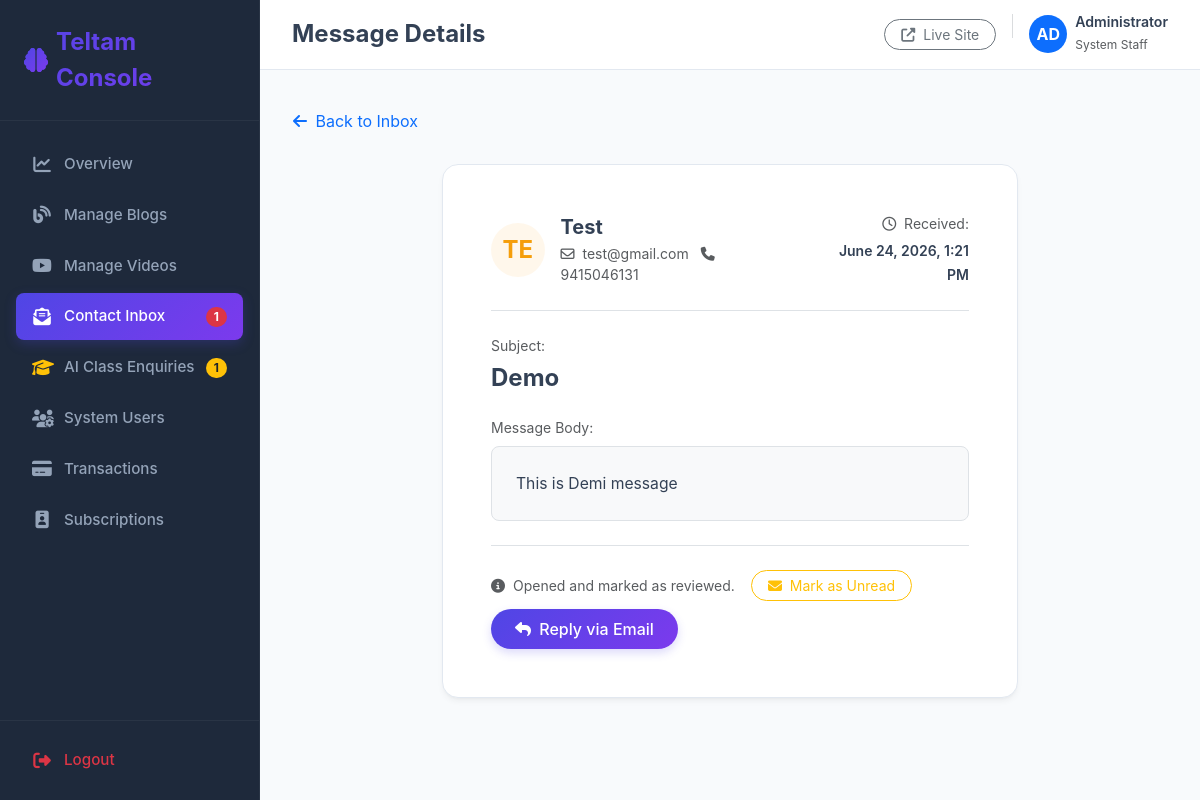
Page /dashboard/contacts/view/3/ (signed in) on the committed database.
### app/models.py (models this page shows, shortened)
class Contact(models.Model):
    name = models.CharField(max_length=150)
    email = models.EmailField()
    phone = models.CharField(max_length=50, blank=True, null=True)
    subject = models.CharField(max_length=255)
    message = models.TextField()
    is_read = models.BooleanField(default=False)
    created_date = models.DateTimeField(auto_now_add=True)
    class Meta:
        ordering = ['-created_date']

### app/views.py (the view)
# urls.py: path('dashboard/contacts/view/<int:pk>/', views.dashboard_contact_view, name='dashboard_contact_view'),
@staff_member_required(login_url='dashboard_login')
def dashboard_contact_view(request, pk):
    msg = get_object_or_404(Contact, pk=pk)
    if not msg.is_read:
        msg.is_read = True
        msg.save()
    context = {
        'msg': msg,
    }
    return render(request, 'dashboard/contact_view.html', context)

### app/context_processors.py (called while the page is built)
def dashboard_context(request):
    if request.user.is_authenticated and request.user.is_staff:
        return {
            'global_unread_messages_count': Contact.objects.filter(is_read=False).count(),
            'global_pending_enquiries_count': AIClassEnquiry.objects.filter(status='pending').count()
        }
    return {}

### templates/dashboard/contact_view.html (shortened to what this page needs)
{% extends 'dashboard/base.html' %}
{% block header_title %}Message Details{% endblock %}
{% block nav_contacts %}active{% endblock %}
{% block content %}
<div class="row">
    <div class="col-12">
        <a href="{% url 'dashboard_contact_list' %}" class="btn btn-link text-slate-600 text-decoration-none ps-0 mb-4">
            <i class="fas fa-arrow-left me-1"></i> Back to Inbox
        </a>
    </div>
</div>
<div class="row justify-content-center">
    <div class="col-lg-8">
        <div class="dashboard-card p-4 p-md-5">
            <div class="d-flex flex-column flex-md-row justify-content-between align-items-md-center border-bottom pb-4 mb-4 gap-3">
                <div class="d-flex align-items-center gap-3">
                    <div class="rounded-circle bg-amber-light text-amber d-flex align-items-center justify-content-center fw-bold fs-4" style="width: 54px; height: 54px;">
                        {{ msg.name|slice:":2"|upper }}
                    </div>
                    <div>
                        <h5 class="fw-bold mb-1 text-slate-800">{{ msg.name }}</h5>
                        <p class="mb-0 text-muted small">
                            <span class="me-2"><i class="far fa-envelope me-1"></i> {{ msg.email }}</span>
                            {% if msg.phone %}
                            <span><i class="fas fa-phone me-1"></i> {{ msg.phone }}</span>
                            {% endif %}
                        </p>
                    </div>
                </div>
                <div class="text-md-end">
                    <span class="text-muted small d-block mb-1"><i class="far fa-clock me-1"></i> Received:</span>
                    <span class="fw-semibold text-slate-700 small">{{ msg.created_date|date:"F d, Y, g:i A" }}</span>
                </div>
            </div>
            <div class="mb-4">
                <span class="text-muted small d-block mb-2">Subject:</span>
                <h4 class="fw-bold text-slate-800 mb-4">{{ msg.subject }}</h4>
                <span class="text-muted small d-block mb-2">Message Body:</span>
                <div class="p-4 rounded-3 border bg-light text-slate-800" style="white-space: pre-wrap; line-height: 1.6; font-size: 0.98rem;">{{ msg.message }}</div>
            </div>
            <div class="border-top pt-4 d-flex flex-wrap gap-2 justify-content-between align-items-center">
                <div class="d-flex align-items-center gap-2">
                    <span class="small text-muted"><i class="fas fa-circle-info me-1"></i> Opened and marked as reviewed.</span>
                    <a href="{% url 'dashboard_contact_mark_unread' msg.pk %}" class="btn btn-sm btn-outline-warning rounded-pill px-3 ms-2">
                        <i class="fas fa-envelope me-1"></i> Mark as Unread
                    </a>
                </div>
                <a href="mailto:{{ msg.email }}?subject=Re: {{ msg.subject|urlencode }}" class="btn btn-brand-primary rounded-pill px-4">
                    <i class="fas fa-reply me-1"></i> Reply via Email
                </a>
            </div>
        </div>
    </div>
</div>
{% endblock %}

### templates/dashboard/base.html (shortened to what this page needs)
{% load static %}
<!DOCTYPE html>
<html lang="en">
<head>
    <link href="https://cdn.jsdelivr.net/npm/bootstrap@5.3.2/dist/css/bootstrap.min.css" rel="stylesheet">
    <link href="https://cdnjs.cloudflare.com/ajax/libs/font-awesome/6.4.2/css/all.min.css" rel="stylesheet">
</head>
<body>
    <div class="sidebar" id="sidebar">
        <div>
            <div class="sidebar-brand d-flex align-items-center gap-2">
                <i class="fas fa-brain fs-4 text-primary" style="background: var(--brand-gradient); -webkit-background-clip: text; -webkit-text-fill-color: transparent;"></i>
                <span class="fw-bold fs-4 text-white">Teltam Console</span>
            </div>
            <ul class="sidebar-menu">
                <li class="sidebar-item {% block nav_home %}{% endblock %}">
                    <a href="{% url 'dashboard_home' %}" class="sidebar-link">
                        <i class="fas fa-chart-line"></i>
                        <span>Overview</span>
                    </a>
                </li>
                <li class="sidebar-item {% block nav_blogs %}{% endblock %}">
                    <a href="{% url 'dashboard_blog_list' %}" class="sidebar-link">
                        <i class="fas fa-blog"></i>
                        <span>Manage Blogs</span>
                    </a>
                </li>
                <li class="sidebar-item {% block nav_videos %}{% endblock %}">
                    <a href="{% url 'dashboard_video_list' %}" class="sidebar-link">
                        <i class="fab fa-youtube"></i>
                        <span>Manage Videos</span>
                    </a>
                </li>
                <li class="sidebar-item {% block nav_contacts %}{% endblock %}">
                    <a href="{% url 'dashboard_contact_list' %}" class="sidebar-link d-flex align-items-center justify-content-between">
                        <div class="d-flex align-items-center">
                            <i class="fas fa-envelope-open-text"></i>
                            <span>Contact Inbox</span>
                        </div>
                        {% if global_unread_messages_count > 0 %}
                            <span class="badge bg-danger rounded-pill px-2 py-1" style="font-size: 0.75rem;">{{ global_unread_messages_count }}</span>
                        {% endif %}
                    </a>
                </li>
                <li class="sidebar-item {% block nav_ai_enquiries %}{% endblock %}">
                    <a href="{% url 'dashboard_ai_class_enquiry_list' %}" class="sidebar-link d-flex align-items-center justify-content-between">
                        <div class="d-flex align-items-center">
                            <i class="fas fa-graduation-cap text-warning"></i>
                            <span>AI Class Enquiries</span>
                        </div>
                        {% if global_pending_enquiries_count > 0 %}
                            <span class="badge bg-warning text-dark rounded-pill px-2 py-1" style="font-size: 0.75rem;">{{ global_pending_enquiries_count }}</span>
                        {% endif %}
                    </a>
                </li>
                <li class="sidebar-item {% block nav_users %}{% endblock %}">
                    <a href="{% url 'dashboard_user_list' %}" class="sidebar-link">
                        <i class="fas fa-users-cog"></i>
                        <span>System Users</span>
                    </a>
                </li>
                <li class="sidebar-item {% block nav_payments %}{% endblock %}">
                    <a href="{% url 'dashboard_payment_list' %}" class="sidebar-link">
                        <i class="fas fa-credit-card"></i>
                        <span>Transactions</span>
                    </a>
                </li>
                <li class="sidebar-item {% block nav_subscriptions %}{% endblock %}">
                    <a href="{% url 'dashboard_subscription_list' %}" class="sidebar-link">
                        <i class="fas fa-id-badge"></i>
                        <span>Subscriptions</span>
                    </a>
                </li>
            </ul>
        </div>
        <div class="sidebar-footer">
            <a href="{% url 'dashboard_logout' %}" class="sidebar-link text-danger">
                <i class="fas fa-sign-out-alt"></i>
                <span>Logout</span>
            </a>
        </div>
    </div>
    <div class="content-wrapper">
        <header class="topbar">
            <div class="d-flex align-items-center gap-3">
                <h4 class="mb-0 fw-bold text-slate-800">{% block header_title %}Overview{% endblock %}</h4>
            </div>
            <div class="d-flex align-items-center gap-3">
                <a href="{% url 'home' %}" target="_blank" class="btn btn-sm btn-outline-secondary rounded-pill px-3">
                    <i class="fas fa-external-link-alt me-1"></i> Live Site
                </a>
                <div class="d-flex align-items-center gap-2">
                    <div class="rounded-circle bg-primary text-white d-flex align-items-center justify-content-center fw-bold" style="width: 38px; height: 38px;">
                        {{ request.user.first_name|slice:":2"|upper|default:"AD" }}
                    </div>
                    <div class="d-none d-md-block">
                        <h6 class="mb-0 fw-semibold" style="font-size: 0.88rem;">{{ request.user.first_name|default:request.user.username }}</h6>
                        <span class="text-muted" style="font-size: 0.75rem;">System Staff</span>
                    </div>
                </div>
            </div>
        </header>
        <main class="main-content">
            {% include 'sweetalert_messages.html' %}
            <div class="animate-fade-in">
                {% block content %}{% endblock %}
            </div>
        </main>
    </div>
</body>
</html>

### templates/dashboard/base.html (style rules this page uses)
:root { --sidebar-width: 260px; --brand-gradient: linear-gradient(135deg, #4f46e5 0%, #7c3aed 100%); --brand-primary: #4f46e5; --brand-secondary: #7c3aed; --dark-bg: #0f172a; --dark-sidebar-bg: #1e293b; --light-bg: #f8fafc; --border-color: #e2e8f0; --text-main: #334155; --text-muted: #64748b; }
*:not(i):not(.fa):not(.fas):not(.far):not(.fal):not(.fab):not(.fa-solid):not(.fa-regular):not(.fa-brands):not([class^="fa-"]):not([class*=" fa-"]), body, button, input, select, textarea { font-family: 'Zoho Puvi', -apple-system, BlinkMacSystemFont, "Segoe UI", Roboto, sans-serif !important; }
.fa, .fas, .far, .fal, .fab, .fa-solid, .fa-regular, .fa-light, .fa-thin, .fa-duotone, .fa-brands, [class^="fa-"], [class*=" fa-"], i { font-family: "Font Awesome 6 Free", "Font Awesome 6 Brands", "FontAwesome" !important; }
body { font-family: 'Zoho Puvi', -apple-system, BlinkMacSystemFont, "Segoe UI", Roboto, sans-serif !important; background-color: var(--light-bg); color: var(--text-main); overflow-x: hidden; }
h1, h2, h3, h4, h5, h6, .display-font { font-family: 'Zoho Puvi', -apple-system, BlinkMacSystemFont, "Segoe UI", Roboto, sans-serif !important; }
.sidebar { width: var(--sidebar-width); height: 100vh; position: fixed; top: 0; left: 0; background-color: var(--dark-sidebar-bg); z-index: 100; transition: all 0.3s cubic-bezier(0.4, 0, 0.2, 1); border-right: 1px solid rgba(255, 255, 255, 0.05); display: flex; flex-direction: column; justify-content: space-between; }
.sidebar-brand { padding: 1.5rem; border-bottom: 1px solid rgba(255, 255, 255, 0.05); background: var(--brand-gradient); -webkit-background-clip: text; -webkit-text-fill-color: transparent; }
.sidebar-menu { list-style: none; padding: 1rem 0; margin: 0; flex-grow: 1; overflow-y: auto; }
.sidebar-item { margin: 0.25rem 1rem; }
.sidebar-link { display: flex; align-items: center; padding: 0.75rem 1rem; color: #94a3b8; text-decoration: none; border-radius: 8px; font-weight: 500; font-size: 0.95rem; transition: all 0.2s ease; }
.sidebar-link i { margin-right: 0.75rem; font-size: 1.1rem; width: 20px; text-align: center; transition: transform 0.2s ease; }
.sidebar-item.active .sidebar-link { color: #ffffff; background: var(--brand-gradient); box-shadow: 0 4px 12px rgba(79, 70, 229, 0.25); }
.sidebar-footer { padding: 1rem; border-top: 1px solid rgba(255, 255, 255, 0.05); }
.content-wrapper { margin-left: var(--sidebar-width); min-height: 100vh; transition: all 0.3s cubic-bezier(0.4, 0, 0.2, 1); display: flex; flex-direction: column; }
.topbar { height: 70px; background-color: #ffffff; border-bottom: 1px solid var(--border-color); display: flex; align-items: center; justify-content: space-between; padding: 0 2rem; position: sticky; top: 0; z-index: 90; }
.main-content { padding: 2rem; flex-grow: 1; }
.dashboard-card { background: #ffffff; border: 1px solid var(--border-color); border-radius: 16px; box-shadow: 0 4px 6px -1px rgba(0, 0, 0, 0.05), 0 2px 4px -2px rgba(0, 0, 0, 0.05); transition: all 0.3s cubic-bezier(0.4, 0, 0.2, 1); overflow: hidden; }
.bg-amber-light { background-color: rgba(245, 158, 11, 0.08); color: #f59e0b; }
.btn-brand-primary { background: var(--brand-gradient); color: #ffffff; border: none; font-weight: 500; padding: 0.5rem 1.25rem; border-radius: 8px; box-shadow: 0 4px 10px rgba(79, 70, 229, 0.2); transition: all 0.2s ease; }
.animate-fade-in { animation: fadeIn 0.4s ease-out forwards; }

### templates/sweetalert_messages.html (style rules this page uses)
:root { --toast-success-gradient: linear-gradient(135deg, #34d399 0%, #10b981 100%); --toast-error-gradient: linear-gradient(135deg, #f87171 0%, #ef4444 100%); --toast-warning-gradient: linear-gradient(135deg, #fbbf24 0%, #f59e0b 100%); --toast-info-gradient: linear-gradient(135deg, #60a5fa 0%, #3b82f6 100%); --toast-accent-color: #4f46e5; }

### rows in the picture
Contact: name "TE", name "Test", email "test@gmail.com", phone "9415046131", created_date "June 24, 2026, 1:21 PM", subject "Demo", message "This is Demi message"

### other values in the picture
{{ global_unread_messages_count }} "1"
{{ global_pending_enquiries_count }} "1"
{{ request.user.first_name|slice:":2"|upper|default:"AD" }} "AD"
{{ request.user.first_name|default:request.user.username }} "Administrator"
